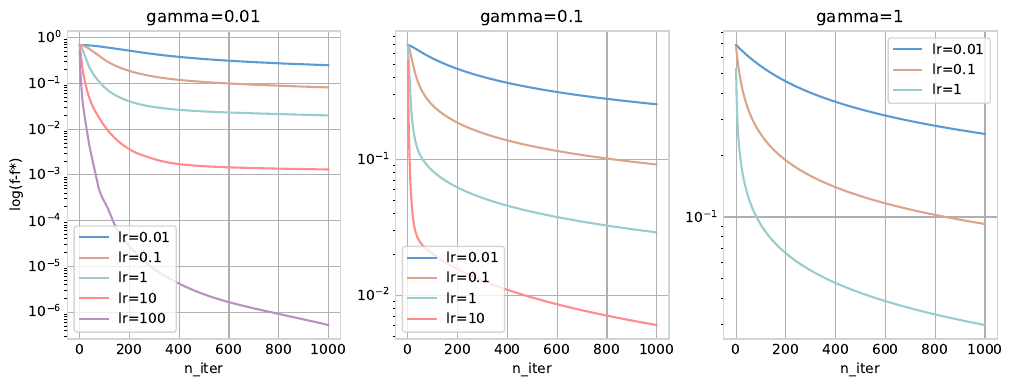

Here is the Python script that generated this plot:
import argparse
import numpy as np
import cvxpy as cp
import matplotlib.pyplot as plt

COLORS = ['#5b9bd5', '#dba58c', '#99cccc', '#ff8b8b', '#b98fc4']

TABLE_LATEX = '''
\\begin{{center}}
\\begin{{tabular}}{{|c|c|c|c|c|c|}}
    \hline
    \(\gamma \downarrow / \eta \\rightarrow\) & 0.01 & 0.1 & 1 & 10 & 100 \\\\
    \hline
    0.01 & {:.6f} & {:.6f} & {:.6f} & {:.6f} & {:.6f} \\\\
    0.1 & {:.6f} & {:.6f} & {:.6f} & {:.6f} & \(\\times\) \\\\
    1 & {:.6f} & {:.6f} & {:.6f} & \(\\times\) & \(\\times\) \\\\
    \hline
\end{{tabular}}
\end{{center}}
'''

TABLE2 = '''
\\begin{{center}}
\\begin{{tabular}}{{|c|c|c|c|c|}}
    \hline
    \(b \downarrow / \eta \\rightarrow\) & 1 & 0.3 & 0.1 & 0.01 \\\\
    \hline
    1 & {:.6f} & {:.6f} & {:.6f} & {:.6f} \\\\
    10 & {:.6f} & {:.6f} & {:.6f} & {:.6f} \\\\
    100 & {:.6f} & {:.6f} & {:.6f} & {:.6f} \\\\
    1000 & {:.6f} & {:.6f} & {:.6f} & {:.6f} \\\\
    \hline
\end{{tabular}}
\end{{center}}
'''


def func(X, y, w):
    return np.log(np.exp((-y) * X.dot(w)) + 1).mean()


def grad(X, y, w):
    return X.T.dot(1 / (1 + np.exp(y * X.dot(w))) * (-y)) / X.shape[0]


def sgd(X, y, w0, lr, bs, n_iter, seed=0):
    np.random.seed(seed)
    n, d = X.shape
    w = w0
    his_f = []
    his_w = []
    for i in range(n_iter):
        idx = np.random.choice(n, size=bs, replace=True)
        w = w - lr * grad(X[idx], y[idx], w)
        his_f.append(func(X, y, w))
        his_w.append(w)
    return w, his_f, his_w


def momentum(X, y, w0, lr, gamma, n_iter):
    n, d = X.shape
    w = w0
    g = np.zeros(d)
    his_f = []
    his_w = []
    for i in range(n_iter):
        g = (1 - gamma) * g + gamma * grad(X, y, w)
        w = w - lr * g  # w_{i+1}
        his_f.append(func(X, y, w))
        his_w.append(w)
    return w, his_f, his_w


def n_sgd(X, y, w0, lr, bs, n_iter, n_trial=25):
    res = []
    his_f_all = []
    his_w_all = []
    for seed in range(n_trial):
        w, his_f, his_w = sgd(X, y, w0, lr, bs, n_iter, seed=seed)
        res.append(func(X, y, w))
        his_f_all.append(his_f)
        his_w_all.append(his_w)
    return sum(res) / n_trial, np.array(his_f_all).mean(0), np.array(his_w_all).mean(0)


def main():
    parser = argparse.ArgumentParser()
    parser.add_argument('-i', '--input', default='data/samples.csv')
    args = parser.parse_args()

    with open(args.input, 'r') as fin:
        data = np.array([[float(x) for x in line.rstrip().split(',')] for line in fin])

    X = data[:, :-1]
    y = data[:, -1]  # dtype=float

    n, d = X.shape
    print(f'n={n}  d={d}')
    w = cp.Variable(d)
    loss = cp.sum(cp.logistic(cp.multiply(-y, (X @ w)))) / n

    # Q2.1
    prob = cp.Problem(cp.Minimize(loss))
    f_opt = prob.solve()
    w_opt = w.value
    print(f'optimal_np: {func(X, y, w.value):.12f}')
    print(f'optimal_cvxpy: {f_opt:.12f}')
    print()

    # Q2.2
    params = {
        0.01: [0.01, 0.1, 1, 10, 100],
        0.1: [0.01, 0.1, 1, 10],
        1: [0.01, 0.1, 1],
    }
    w0 = np.zeros(d)
    n_iter = 1000

    fig = plt.figure()
    results = []
    for i, gamma in enumerate([0.01, 0.1, 1]):
        ax = fig.add_subplot(1, 3, i + 1)
        for j, lr in enumerate(params[gamma]):
            w, his_f, his_w = momentum(X, y, w0, lr, gamma, n_iter=n_iter)
            his_f = np.array(his_f)
            results.append(func(X, y, w))
            ax.plot(np.arange(n_iter), his_f - f_opt, label=f'lr={lr}', color=COLORS[j])
            f = func(X, y, w)
            print(f'gamma={gamma}  lr={lr} f*={f}')
        ax.set_yscale('log')
        ax.set_xlabel('n_iter')
        ax.set_title(f'gamma={gamma}')
        if i == 0:
            ax.set_ylabel('log(f-f*)')
        ax.legend()
        ax.grid()
        ax.spines['bottom'].set_color('lightgray')
        ax.spines['top'].set_color('lightgray')
        ax.spines['right'].set_color('lightgray')
        ax.spines['left'].set_color('lightgray')
        ax.tick_params(length=0)
    fig.set_size_inches(12, 4)
    fig.savefig('momentum.pdf', format='pdf', bbox_inches='tight')
    print()

    # Q2.3
    print(TABLE_LATEX.format(*results))

    # Q2.5
    fig = plt.figure()
    results = []
    for i, gamma in enumerate([0.01, 0.1, 1]):
        ax = fig.add_subplot(1, 3, i + 1)
        for j, lr in enumerate(params[gamma]):
            w, his_f, his_w = momentum(X, y, w0, lr, gamma, n_iter=n_iter)
            his_w = np.array(his_w)
            results.append(func(X, y, w))
            ax.plot(np.arange(n_iter), np.linalg.norm(his_w - w_opt, axis=1), label=f'lr={lr}', color=COLORS[j])
            f = func(X, y, w)
            print(f'gamma={gamma}  lr={lr} f*={f}')
        # ax.set_yscale('log')
        ax.set_xlabel('n_iter')
        ax.set_title(f'gamma={gamma}')
        if i == 0:
            ax.set_ylabel('|wt-w*|')
        ax.legend()
        ax.grid()
        ax.spines['bottom'].set_color('lightgray')
        ax.spines['top'].set_color('lightgray')
        ax.spines['right'].set_color('lightgray')
        ax.spines['left'].set_color('lightgray')
        ax.tick_params(length=0)
    fig.set_size_inches(12, 4)
    fig.savefig('Q2-5.pdf', format='pdf', bbox_inches='tight')
    print()

    # Q3.1
    w = cp.Variable(d)
    loss = cp.sum(cp.logistic(cp.multiply(-y, (X @ w)))) / n
    prob = cp.Problem(cp.Minimize(loss))
    f_opt = prob.solve()
    w_opt = w.value
    print(f'optimal_np: {func(X, y, w.value):.12f}')
    print(f'optimal_cvxpy: {f_opt:.12f}')
    print()

    w0 = np.zeros(d)
    n_iter = 500
    f_all = {}
    his_f_all = {}
    his_w_all = {}
    for bs in [1, 10, 100, 1000]:
        for lr in [1, 0.3, 0.1, 0.03]:
            f, his_f, his_w = n_sgd(X, y, w0, lr, bs, n_iter=n_iter, n_trial=25)
            print(f'lr={lr} bs={bs} f*={f}')
            f_all[(bs, lr)] = f
            his_f_all[(bs, lr)] = his_f
            his_w_all[(bs, lr)] = his_w

    # Q3.2
    results = []
    for bs in [1, 10, 100, 1000]:
        for lr in [1, 0.3, 0.1, 0.03]:
            results.append(f_all[(bs, lr)])
    print(TABLE2.format(*results))
    print()

    # Q3.3
    fig = plt.figure()
    for i, lr in enumerate([1, 0.3, 0.1, 0.03]):
        ax = fig.add_subplot(1, 4, i + 1)
        for j, bs in enumerate([1, 10, 100, 1000]):
            his_w = np.array(his_w)
            ax.plot(np.arange(n_iter), his_f_all[(bs, lr)] - f_opt, label=f'b={bs}', color=COLORS[j])
        ax.set_yscale('log')
        ax.set_xlabel('n_iter')
        ax.set_title(f'lr={lr}')
        if i == 0:
            ax.set_ylabel('log(ft-f*)')
        ax.legend()
        ax.grid()
        ax.spines['bottom'].set_color('lightgray')
        ax.spines['top'].set_color('lightgray')
        ax.spines['right'].set_color('lightgray')
        ax.spines['left'].set_color('lightgray')
        ax.tick_params(length=0)
    fig.set_size_inches(16, 4)
    fig.savefig('Q3-3.pdf', format='pdf', bbox_inches='tight')
    print()

    # Q3.4
    fig = plt.figure()
    for i, bs in enumerate([1, 10, 100, 1000]):
        ax = fig.add_subplot(1, 4, i + 1)
        for j, lr in enumerate([1, 0.3, 0.1, 0.03]):
            his_w = np.array(his_w)
            ax.plot(np.arange(n_iter), his_f_all[(bs, lr)] - f_opt, label=f'lr={lr}', color=COLORS[j])
        ax.set_yscale('log')
        ax.set_xlabel('n_iter')
        ax.set_title(f'b={bs}')
        if i == 0:
            ax.set_ylabel('log(ft-f*)')
        ax.legend()
        ax.grid()
        ax.spines['bottom'].set_color('lightgray')
        ax.spines['top'].set_color('lightgray')
        ax.spines['right'].set_color('lightgray')
        ax.spines['left'].set_color('lightgray')
        ax.tick_params(length=0)
    fig.set_size_inches(16, 4)
    fig.savefig('Q3-4.pdf', format='pdf', bbox_inches='tight')
    print()


if __name__ == '__main__':
    main()
